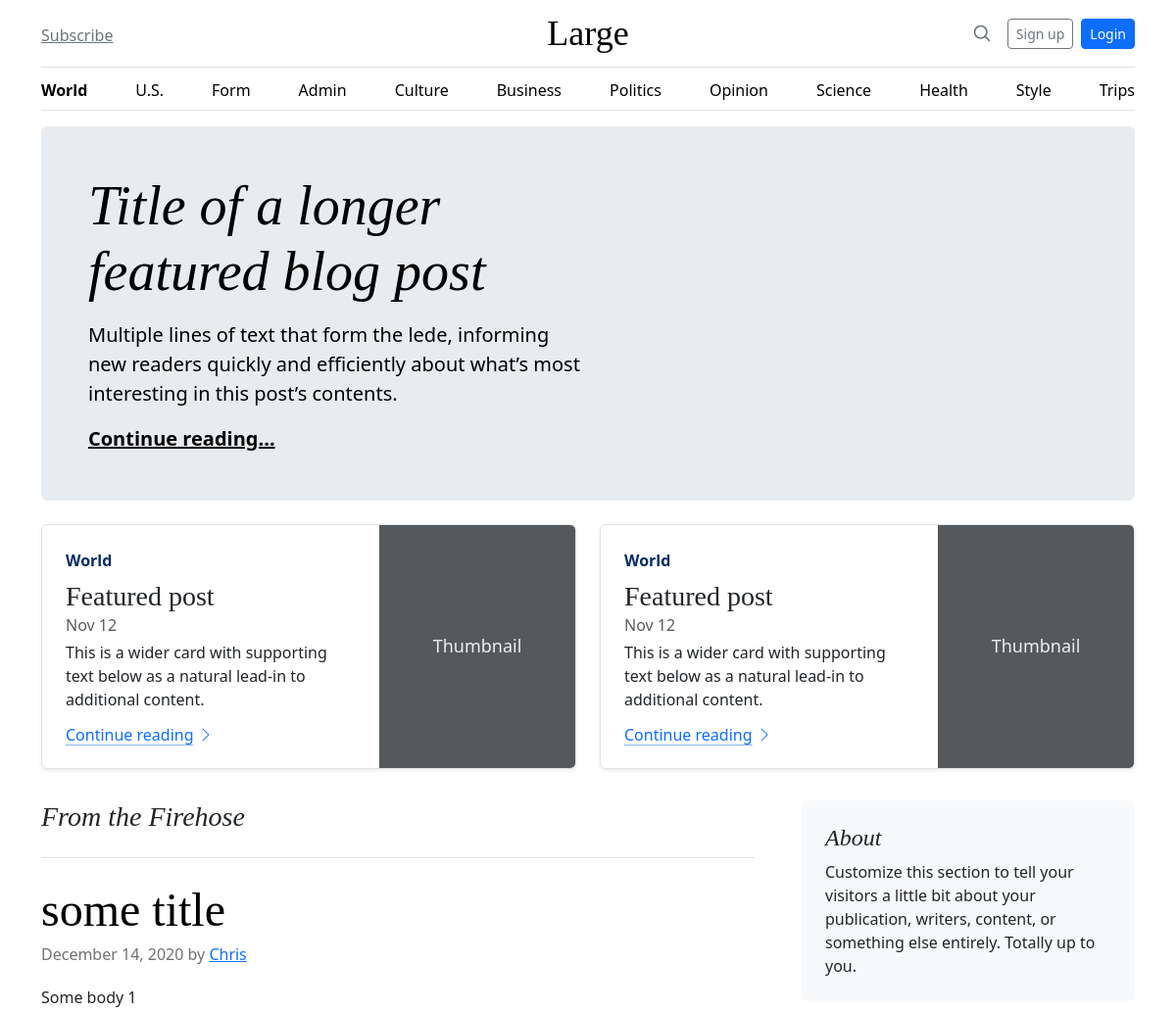
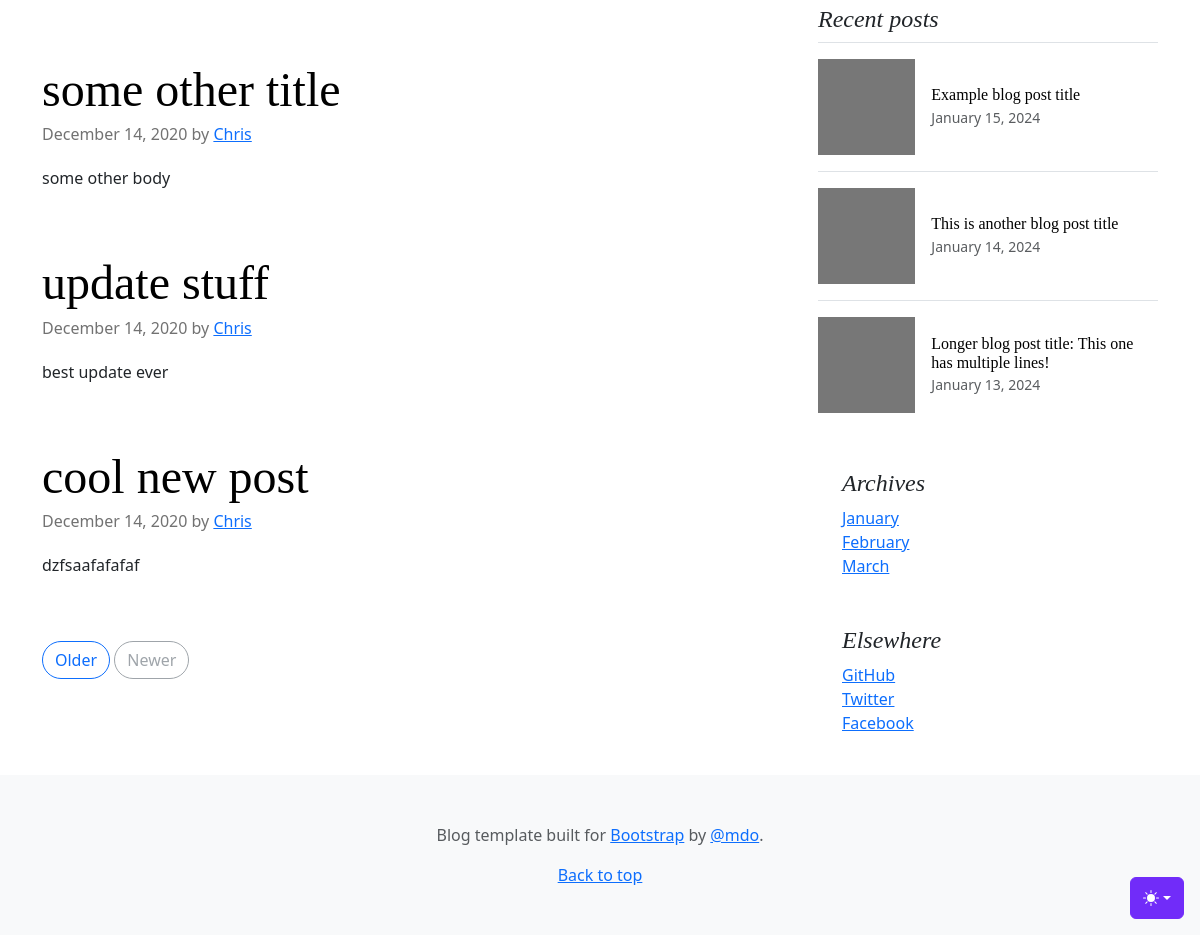
Page /us on the committed database (2 pictures, top to bottom).
### tables this page shows
CREATE TABLE posts
(
    id    integer
        constraint posts_pk
            primary key autoincrement,
    title text not null,
    body  text not null
);

### helpers.php (called while the page is built, shortened)
<?php
function view($viewName, $vars = []){
    extract($vars);
    include __DIR__ . "/views/$viewName.php";
}

### src/Controllers/PublicController.php (called while the page is built, shortened)
<?php
class PublicController
{
    public function us()
    {
        $posts = Post::all();
        view('us', compact('months', 'posts'));
    }
}

### src/DB.php (called while the page is built, shortened)
<?php
class DB {
    public $conn;
    public function __construct()
    {
        try {
            $this->conn = new PDO("sqlite:db.sqlite");
            $this->conn->setAttribute(PDO::ATTR_ERRMODE, PDO::ERRMODE_EXCEPTION);
        } catch (PDOException $e) {
            echo "Connection failed: " . $e->getMessage();
        }
    }
    public function all($table, $class){
        $stmt = $this->conn->prepare("SELECT * FROM $table");
        $stmt->execute();
        $stmt->setFetchMode(PDO::FETCH_CLASS, $class);
        return $stmt->fetchAll();
    }
}

### src/Models/Model.php (called while the page is built, shortened)
<?php
class Model {
    public static $table;
    public static function all(){
        $db = new DB();
        return $db->all(static::$table, static::class);
    }
}

### views/partials/posts.php (the view)
<h3 class="pb-4 mb-4 fst-italic border-bottom">
        From the Firehose
</h3>
<?php foreach($posts as $post): ?>
    <article class="blog-post">
    <h2 class="display-5 link-body-emphasis mb-1"><?=$post->title?></h2>
    <p class="blog-post-meta">December 14, 2020 by <a href="#">Chris</a></p>
    <p><?=$post->body?></p>
    </article>
<?php endforeach; ?>
<nav class="blog-pagination" aria-label="Pagination">
    <a class="btn btn-outline-primary rounded-pill" href="#">Older</a>
    <a class="btn btn-outline-secondary rounded-pill disabled" aria-disabled="true">Newer</a>
</nav>

### public/assets/blog.css (style rules this page uses)
h1, h2, h3, h4, h5, h6 { font-family: "Playfair Display", Georgia, "Times New Roman", serif; }
.blog-pagination { margin-bottom: 4rem; }
.blog-post { margin-bottom: 4rem; }
.blog-post-meta { margin-bottom: 1.25rem; color: #727272; }

### rows in the picture
posts: title "some title", body "Some body 1"
posts: title "some other title", body "some other body"
posts: title "update stuff", body "best update ever"
posts: title "cool new post", body "dzfsaafafafaf"

### other values in the picture
$month "January"
$month "February"
$month "March"
